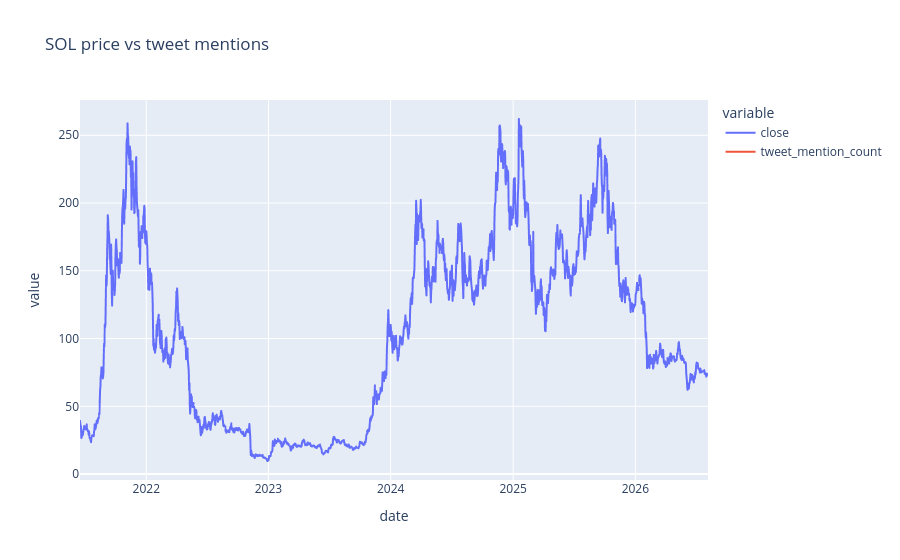

The notebook cell this image was saved under:
### Code cell
symbol = "SOL"
panel = signals.filter(signals["symbol"] == symbol).select(
    ["date", "close", "tweet_mention_count", "tweet_sentiment_net"]
)
fig = px.line(panel, x="date", y=["close", "tweet_mention_count"], title=f"{symbol} price vs tweet mentions")
fig.show()

### Figure 1 — Plotly figure (JSON) as saved in the notebook; plotly's stock layout.template omitted (floating-point values rounded to 4 significant figures; data arrays with more than 128 entries replaced by an {"elided": "..."} marker saying what was removed)
{"data": [{"hovertemplate": "variable=close<br>date=%{x}<br>value=%{y}<extra></extra>", "legendgroup": "close", "line": {"color": "#636efa", "dash": "solid"}, "marker": {"symbol": "circle"}, "mode": "lines", "name": "close", "showlegend": true, "type": "scattergl", "x": {"elided": "1870 str values"}, "xaxis": "x", "y": {"elided": "1870 float values"}, "yaxis": "y"}, {"hovertemplate": "variable=tweet_mention_count<br>date=%{x}<br>value=%{y}<extra></extra>", "legendgroup": "tweet_mention_count", "line": {"color": "#EF553B", "dash": "solid"}, "marker": {"symbol": "circle"}, "mode": "lines", "name": "tweet_mention_count", "showlegend": true, "type": "scattergl", "x": {"elided": "1870 str values"}, "xaxis": "x", "y": {"elided": "1870 float values"}, "yaxis": "y"}], "layout": {"legend": {"title": {"text": "variable"}, "tracegroupgap": 0}, "title": {"text": "SOL price vs tweet mentions"}, "xaxis": {"anchor": "y", "domain": [0, 1], "title": {"text": "date"}}, "yaxis": {"anchor": "x", "domain": [0, 1], "title": {"text": "value"}}}}
